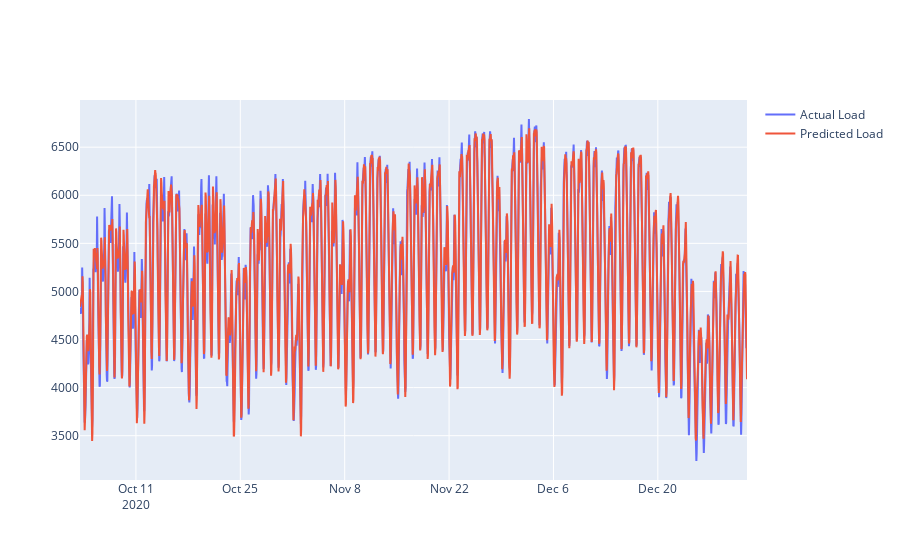

This figure's notebook cell:
### Code cell
configure_plotly_browser_state()
actual_chart = go.Scatter(x=predictDates, y=Y_reshape, name= 'Actual Load')
predict_chart = go.Scatter(x=predictDates, y=pred_reshape, name= 'Predicted Load')
py.iplot([actual_chart, predict_chart])

#to see this figure you need to open in colab

### Figure 1 — Plotly figure (JSON) as saved in the notebook; plotly's stock layout.template omitted (floating-point values rounded to 4 significant figures; data arrays with more than 128 entries replaced by an {"elided": "..."} marker saying what was removed)
{"data": [{"y": {"elided": "2148 float values"}, "x": {"elided": "2148 str values"}, "type": "scatter", "name": "Actual Load"}, {"y": {"elided": "2148 float values"}, "x": {"elided": "2148 str values"}, "type": "scatter", "name": "Predicted Load"}], "layout": {}}
